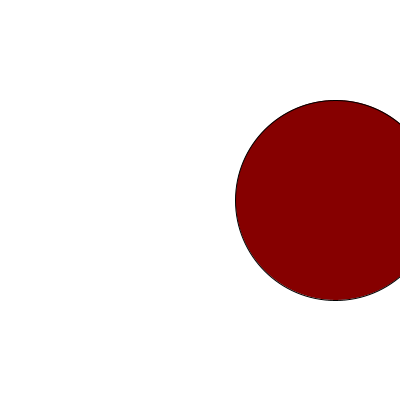
Frame 1 (no input)
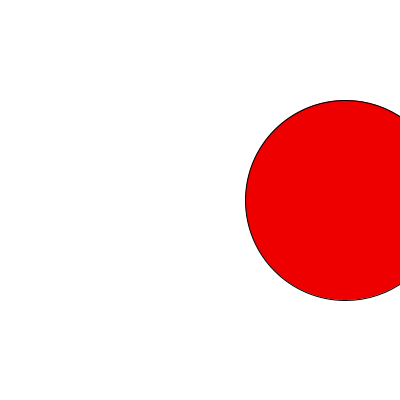
Frame 60 (the mouse pressed at the canvas centre just before this capture)
Frame 120 (the mouse held since frame 60 and released just before this capture): identical to frame 60, image omitted

The Processing sketch that drew these frames (run headless with seeded random() and noise(); from frame 60 on, the mouse is pressed at the canvas centre):

// Processing sketch: ejemplo_1_sin
// ── ejemplo_1_sin.pde
void setup(){
   size(400,400);
}
void draw(){
  background(255);
  
  //La función millis entrega la cantidad de milisegundos(milésimas de segundo) transcurridos desde que se inició la ejecución del código.
  //Al dividir el resultado de  ésta por mil obtenemos la cantidad de segundos
  float seg = millis()/1000.0;
  
  
  // La funcion sin(float anguloEnRadianes) devuelve el seno del angulo que se le entrega como argumento.
  // Este ángulo está expresado en radianes. Una vuelta completa (360 grados), en radianes es 2 veces PI.
  // Por lo tanto si a esta función le entregamos la cantidad de segundos transcurridos multiplicado por 2PI obtenemos una oscilación completa cada segundo.
  // El seno, tanto como el coseno, SIEMPRE entregan un valor entre -1 y 1.
  float seno = sin(seg*TWO_PI);
  
  float x = map(seno,-1,1, width/2, width );

  int r = int(map(sin(seg), -1, 1, 0, 255));
  
  fill(r,0,0);
  
  ellipse(x,height/2,200,200);

}
